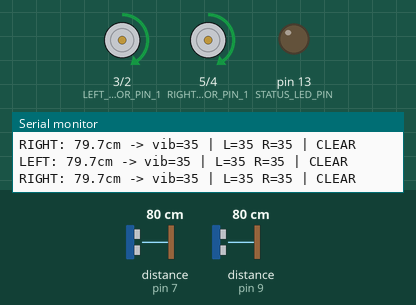
This program was run on a simulated Arduino Nano, built with avr-gcc and run on an emulated ATmega328P. On the bench: motor-driver pin pairs drawn as motors (green arrow = first pin HIGH = forward, orange = second pin HIGH = backward, longer = more drive), output pins drawn as LEDs (lit = HIGH), the last lines printed to the serial monitor. Wiring (inferred from the names in the program): 2 × ultrasonic range finder: trigger pin 6, echo pin 7 / trigger pin 8, echo pin 9. The inputs (shaded band) are chosen by the test bench; at power-on: distance to the obstacle (sensors on pin 7, pin 9) 80 cm. The echo pulse lasts 58.3 µs per cm; pins used as bus, display or sensor lines are not drawn.

Above: at 2.1 s.
2.2 s: distance to the obstacle (sensor on pin 7) set to 299 cm
At 3.7 s:
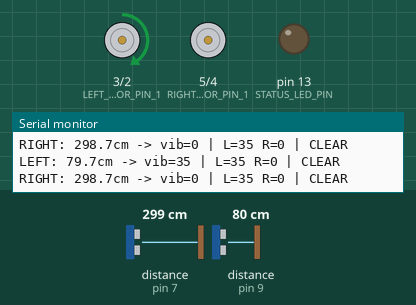
4.1 s: distance to the obstacle (sensor on pin 9) set to 299 cm
At 5.2 s:
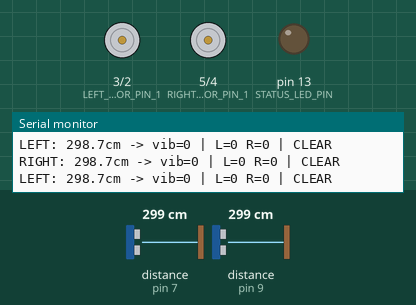
6.0 s: distance to the obstacle (sensor on pin 7) set to 256 cm
7.6 s: distance to the obstacle (sensor on pin 7) set to 247 cm
At 8.9 s:
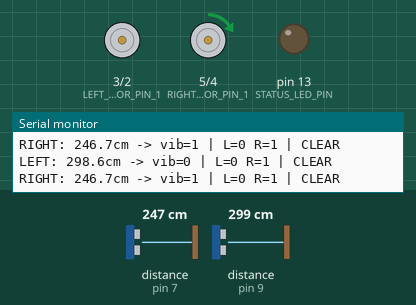
9.3 s: distance to the obstacle (sensor on pin 7) set to 253 cm
At 10.3 s:
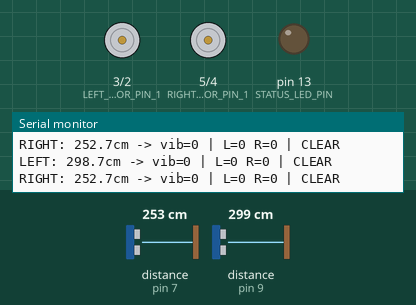
11.1 s: distance to the obstacle (sensor on pin 7) set to 250 cm
At 13.0 s:
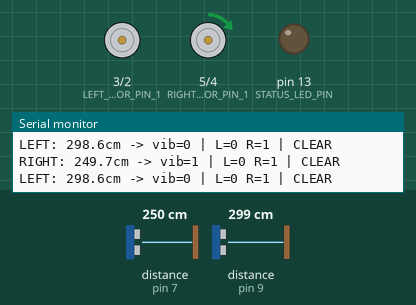
Timing chart, 0 to 14.1 s (numbered marks = the images above; inputs shaded):
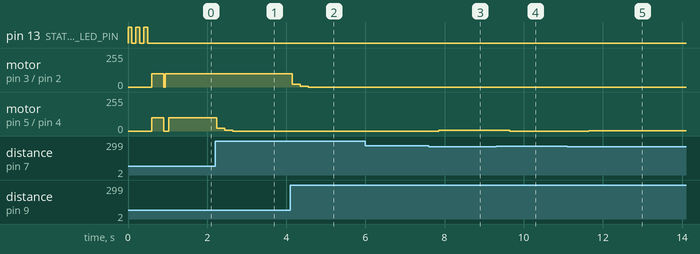

Measured:
- after the input at 2.2 s, motor on pin 5 (RIGHT_MOTOR_PIN_1) / pin 4 (RIGHT_MOTOR_PIN_2): forward 100/255 → forward 20/255 after 0.05 s, → forward 6/255 0.20 s later, → stopped 0.20 s later
- after the input at 4.1 s, motor on pin 3 (LEFT_MOTOR_PIN_1) / pin 2 (LEFT_MOTOR_PIN_2): forward 100/255 → forward 20/255 after 0.05 s, → forward 6/255 0.20 s later, → stopped 0.20 s later
- after the input at 7.6 s, motor on pin 5 (RIGHT_MOTOR_PIN_1) / pin 4 (RIGHT_MOTOR_PIN_2): stopped → forward 6/255 after 0.25 s
- after the input at 9.3 s, motor on pin 5 (RIGHT_MOTOR_PIN_1) / pin 4 (RIGHT_MOTOR_PIN_2): forward 6/255 → stopped after 0.35 s
- after the input at 11.1 s, motor on pin 5 (RIGHT_MOTOR_PIN_1) / pin 4 (RIGHT_MOTOR_PIN_2): stopped → forward 1/255 after 0.55 s

The program:

main.cpp
```cpp
#include <Arduino.h>
#include "config.h"
#include "UltrasonicSensor.h"
#include "HapticMotor.h"

// ── Objects ───────────────────────────────────────────────────────────────────

UltrasonicSensor leftSensor(LEFT_TRIG_PIN, LEFT_ECHO_PIN, "LEFT", SMOOTHING_SAMPLES);
UltrasonicSensor rightSensor(RIGHT_TRIG_PIN, RIGHT_ECHO_PIN, "RIGHT", SMOOTHING_SAMPLES);

HapticMotor leftMotor(LEFT_MOTOR_PIN_1, LEFT_MOTOR_PIN_2);
HapticMotor rightMotor(RIGHT_MOTOR_PIN_1, RIGHT_MOTOR_PIN_2);

// ── Helpers ───────────────────────────────────────────────────────────────────

// Map a smoothed distance (cm) to a PWM vibration level.
uint8_t distanceToVibration(float distanceCm) {
  if (distanceCm < 0) return MIN_VIBRATION;
  if (distanceCm <= MIN_DISTANCE_CM) return MAX_VIBRATION;
  if (distanceCm >= MAX_DISTANCE_CM) return MIN_VIBRATION;
  return map(distanceCm, MIN_DISTANCE_CM, MAX_DISTANCE_CM, MAX_VIBRATION, MIN_VIBRATION);
}

void updateStatusLed() {
  bool leftClose = leftMotor.getLevel() > CLOSE_THRESHOLD;
  bool rightClose = rightMotor.getLevel() > CLOSE_THRESHOLD;
  digitalWrite(STATUS_LED_PIN, (leftClose || rightClose) ? HIGH : LOW);
}

void printStatus() {
  bool leftClose = leftMotor.getLevel() > CLOSE_THRESHOLD;
  bool rightClose = rightMotor.getLevel() > CLOSE_THRESHOLD;

  Serial.print(" | L=");
  Serial.print(leftMotor.getLevel());
  Serial.print(" R=");
  Serial.print(rightMotor.getLevel());

  if (leftClose && rightClose) Serial.println(" | BOTH SIDES CLOSE");
  else if (leftClose) Serial.println(" | LEFT CLOSE");
  else if (rightClose) Serial.println(" | RIGHT CLOSE");
  else Serial.println(" | CLEAR");
}

void testMotors() {
  Serial.println("Testing motors...");
  leftMotor.setLevel(100);
  rightMotor.setLevel(100);
  delay(300);
  leftMotor.setLevel(0);
  rightMotor.setLevel(0);
  Serial.println("Motor test done.");
}

// ── Setup ─────────────────────────────────────────────────────────────────────

void setup() {
  Serial.begin(9600);
  Serial.println("=== Sonar Haptic Device ===");

  leftSensor.begin();
  rightSensor.begin();
  leftMotor.begin();
  rightMotor.begin();

  pinMode(STATUS_LED_PIN, OUTPUT);

  // Startup blink
  for (int i = 0; i < 3; i++) {
    digitalWrite(STATUS_LED_PIN, HIGH);
    delay(100);
    digitalWrite(STATUS_LED_PIN, LOW);
    delay(100);
  }

  testMotors();

  Serial.println("Running. Each sensor alternates every " + String(SENSOR_POLL_INTERVAL_MS) + "ms.");
  Serial.println("----------------------------");
}

// ── Loop ──────────────────────────────────────────────────────────────────────

void loop() {
  static unsigned long lastPollTime = 0;
  static bool readLeftNext = true;

  unsigned long now = millis();
  if (now - lastPollTime < SENSOR_POLL_INTERVAL_MS) return;
  lastPollTime = now;

  if (readLeftNext) {
    leftSensor.read();
    float dist = leftSensor.getSmoothedDistance();
    leftMotor.setLevel(distanceToVibration(dist));

    Serial.print("LEFT: ");
    if (dist < 0) Serial.print("TIMEOUT");
    else {
      Serial.print(dist, 1);
      Serial.print("cm");
    }
    Serial.print(" -> vib=");
    Serial.print(leftMotor.getLevel());
  } else {
    rightSensor.read();
    float dist = rightSensor.getSmoothedDistance();
    rightMotor.setLevel(distanceToVibration(dist));

    Serial.print("RIGHT: ");
    if (dist < 0) Serial.print("TIMEOUT");
    else {
      Serial.print(dist, 1);
      Serial.print("cm");
    }
    Serial.print(" -> vib=");
    Serial.print(rightMotor.getLevel());
  }

  printStatus();
  updateStatusLed();

  readLeftNext = !readLeftNext;
}
```

HapticMotor.cpp
```cpp
#include "HapticMotor.h"

HapticMotor::HapticMotor(uint8_t pin1, uint8_t pin2)
    : _pin1(pin1), _pin2(pin2), _level(0) {
}

void HapticMotor::begin() {
    pinMode(_pin1, OUTPUT);
    analogWrite(_pin1, 0);
    if (_pin2 != 255) {
        pinMode(_pin2, OUTPUT);
        analogWrite(_pin2, 0);
    }
}

void HapticMotor::setLevel(uint8_t level) {
    _level = level;
    analogWrite(_pin1, _level);
    if (_pin2 != 255) {
        analogWrite(_pin2, _level);
    }
}
```

HapticMotor.h
```cpp
#pragma once
#include <Arduino.h>

class HapticMotor {
public:
    // Up to 2 motor pins can be driven in parallel (e.g. two motors on one side).
    HapticMotor(uint8_t pin1, uint8_t pin2 = 255);

    void begin();

    void setLevel(uint8_t level); // 0–255
    uint8_t getLevel() const { return _level; }

private:
    uint8_t _pin1;
    uint8_t _pin2;
    uint8_t _level;
};
```

UltrasonicSensor.cpp
```cpp
#include "UltrasonicSensor.h"

UltrasonicSensor::UltrasonicSensor(uint8_t trigPin, uint8_t echoPin, const char *name,
                                   uint8_t smoothingSamples, unsigned long timeoutUs)
    : _trigPin(trigPin), _echoPin(echoPin), _name(name),
      _timeoutUs(timeoutUs), _smoothingSamples(smoothingSamples), _historyIndex(0) {
    _history = new float[_smoothingSamples];
    for (uint8_t i = 0; i < _smoothingSamples; i++) {
        _history[i] = -1;
    }
}

void UltrasonicSensor::begin() {
    pinMode(_trigPin, OUTPUT);
    pinMode(_echoPin, INPUT);
}

float UltrasonicSensor::read() {
    float distance = _readRaw();
    _history[_historyIndex] = distance;
    _historyIndex = (_historyIndex + 1) % _smoothingSamples;
    return distance;
}

float UltrasonicSensor::getSmoothedDistance() const {
    return _computeSmoothed();
}

float UltrasonicSensor::_readRaw() {
    digitalWrite(_trigPin, LOW);
    delayMicroseconds(2);
    digitalWrite(_trigPin, HIGH);
    delayMicroseconds(10);
    digitalWrite(_trigPin, LOW);

    long duration = pulseIn(_echoPin, HIGH, _timeoutUs);
    if (duration == 0) return -1;

    return (duration * 0.0343f) / 2.0f;
}

float UltrasonicSensor::_computeSmoothed() const {
    float sum = 0;
    uint8_t count = 0;
    for (uint8_t i = 0; i < _smoothingSamples; i++) {
        if (_history[i] >= 0) {
            sum += _history[i];
            count++;
        }
    }
    return (count > 0) ? sum / count : -1;
}
```

UltrasonicSensor.h
```cpp
#pragma once
#include <Arduino.h>

class UltrasonicSensor {
public:
    UltrasonicSensor(uint8_t trigPin, uint8_t echoPin, const char *name,
                     uint8_t smoothingSamples = 3, unsigned long timeoutUs = 70000);

    void begin();

    // Take a new reading and update the smoothed average. Returns raw distance (cm), or -1 on timeout.
    float read();

    // Returns the current smoothed distance (cm), or -1 if no valid samples yet.
    float getSmoothedDistance() const;

    const char *getName() const { return _name; }

private:
    uint8_t _trigPin;
    uint8_t _echoPin;
    const char *_name;
    unsigned long _timeoutUs;

    uint8_t _smoothingSamples;
    float *_history;
    uint8_t _historyIndex;

    float _readRaw();

    float _computeSmoothed() const;
};
```

config.h
```cpp
#pragma once

// ── Sensor pins ──────────────────────────────────────────────────────────────
#define LEFT_TRIG_PIN   8
#define LEFT_ECHO_PIN   9
#define RIGHT_TRIG_PIN  6
#define RIGHT_ECHO_PIN  7

// ── Motor pins ────────────────────────────────────────────────────────────────
#define LEFT_MOTOR_PIN_1  3
#define LEFT_MOTOR_PIN_2  2
#define RIGHT_MOTOR_PIN_1 5
#define RIGHT_MOTOR_PIN_2 4

// ── Status LED ────────────────────────────────────────────────────────────────
#define STATUS_LED_PIN 13

// ── Distance thresholds (cm) ──────────────────────────────────────────────────
#define MIN_DISTANCE_CM  5
#define MAX_DISTANCE_CM  250

// ── Vibration range (PWM 0–255) ───────────────────────────────────────────────
#define MIN_VIBRATION 0
#define MAX_VIBRATION 50

// ── Timing ────────────────────────────────────────────────────────────────────
// How often to poll one sensor (ms). Both sides are read in alternating cycles,
// so each side updates at 2× this interval.
#define SENSOR_POLL_INTERVAL_MS 100

// ── Smoothing ─────────────────────────────────────────────────────────────────
#define SMOOTHING_SAMPLES 3

// ── Alert threshold ───────────────────────────────────────────────────────────
// Vibration level above which we consider an object "close" for LED/Serial warnings.
#define CLOSE_THRESHOLD 100
```
